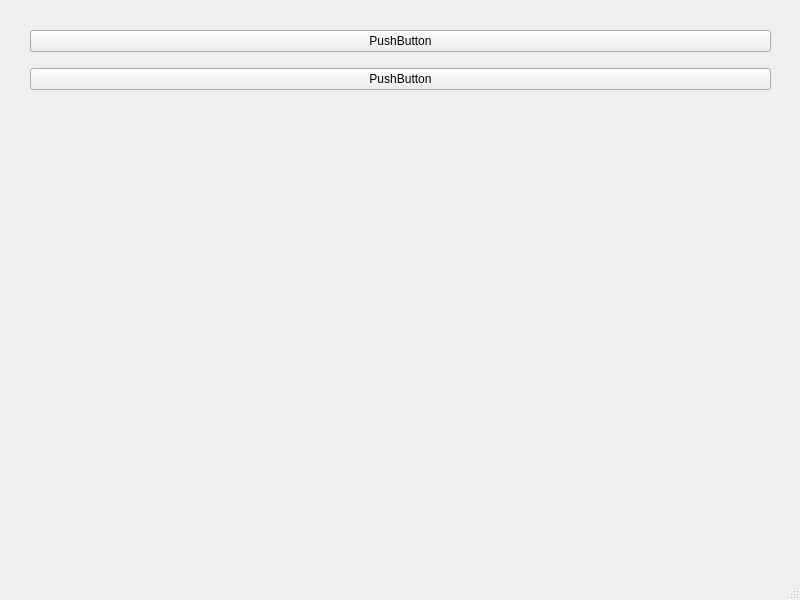
<?xml version="1.0" encoding="UTF-8"?>
<ui version="4.0">
 <class>MainWindow</class>
 <widget class="QMainWindow" name="MainWindow">
  <property name="geometry">
   <rect>
    <x>0</x>
    <y>0</y>
    <width>800</width>
    <height>600</height>
   </rect>
  </property>
  <property name="windowTitle">
   <string>MainWindow</string>
  </property>
  <widget class="QWidget" name="centralwidget">
   <widget class="QWidget" name="verticalLayoutWidget">
    <property name="geometry">
     <rect>
      <x>30</x>
      <y>20</y>
      <width>741</width>
      <height>81</height>
     </rect>
    </property>
    <layout class="QVBoxLayout" name="verticalLayout">
     <item>
      <widget class="QPushButton" name="pushButton">
       <property name="text">
        <string>PushButton</string>
       </property>
      </widget>
     </item>
     <item>
      <widget class="QPushButton" name="pushButton_2">
       <property name="text">
        <string>PushButton</string>
       </property>
      </widget>
     </item>
    </layout>
   </widget>
   <widget class="QWidget" name="horizontalLayoutWidget">
    <property name="geometry">
     <rect>
      <x>30</x>
      <y>130</y>
      <width>741</width>
      <height>421</height>
     </rect>
    </property>
    <layout class="QHBoxLayout" name="horizontalLayout"/>
   </widget>
  </widget>
  <widget class="QMenuBar" name="menubar">
   <property name="geometry">
    <rect>
     <x>0</x>
     <y>0</y>
     <width>800</width>
     <height>23</height>
    </rect>
   </property>
  </widget>
  <widget class="QStatusBar" name="statusbar"/>
 </widget>
 <resources/>
 <connections/>
</ui>
